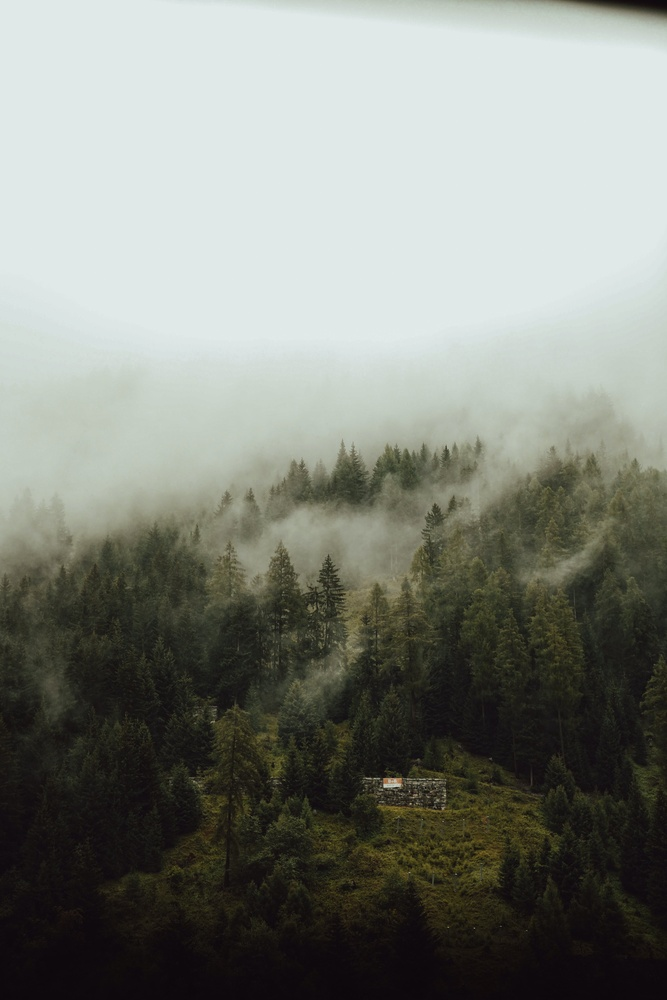
#> input picture Natural.jpg, 667 x 1000 px, shrunk from 4000 x 6000 before the run
$ python ' histogram_equalization.py' Natural.jpg out.png
#> lines starting #> are read from the running program, lines starting #| are printed output that depends on the picture
import cv2
import sys

input_path = sys.argv[1]
output_path = sys.argv[2]

img = cv2.imread(input_path, 0)
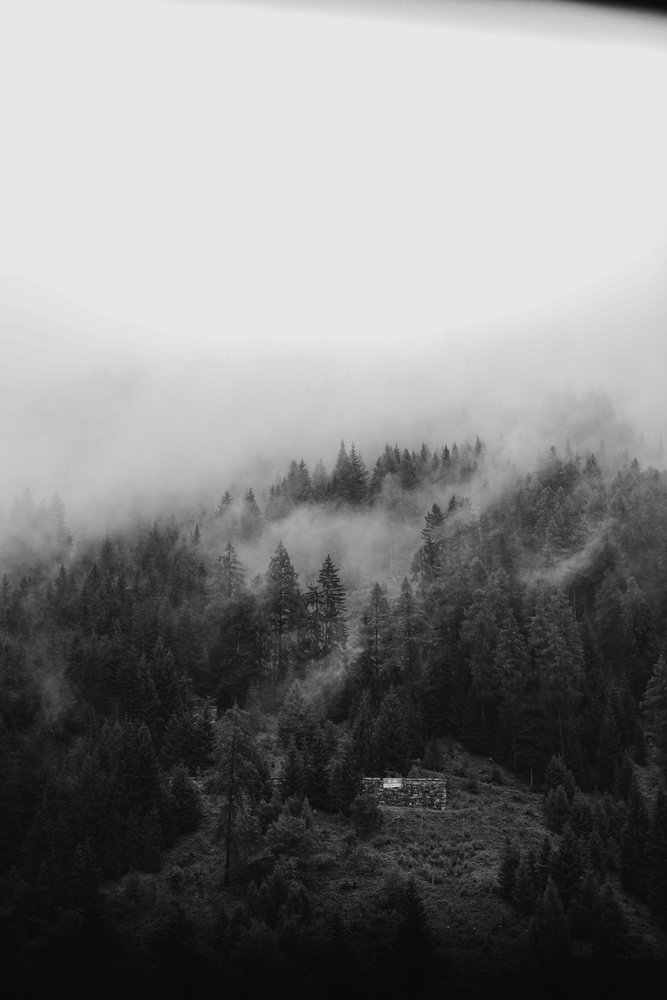
#> img: shape (1000, 667); min 7, max 232, mean 129.2
eq_img = cv2.equalizeHist(img)
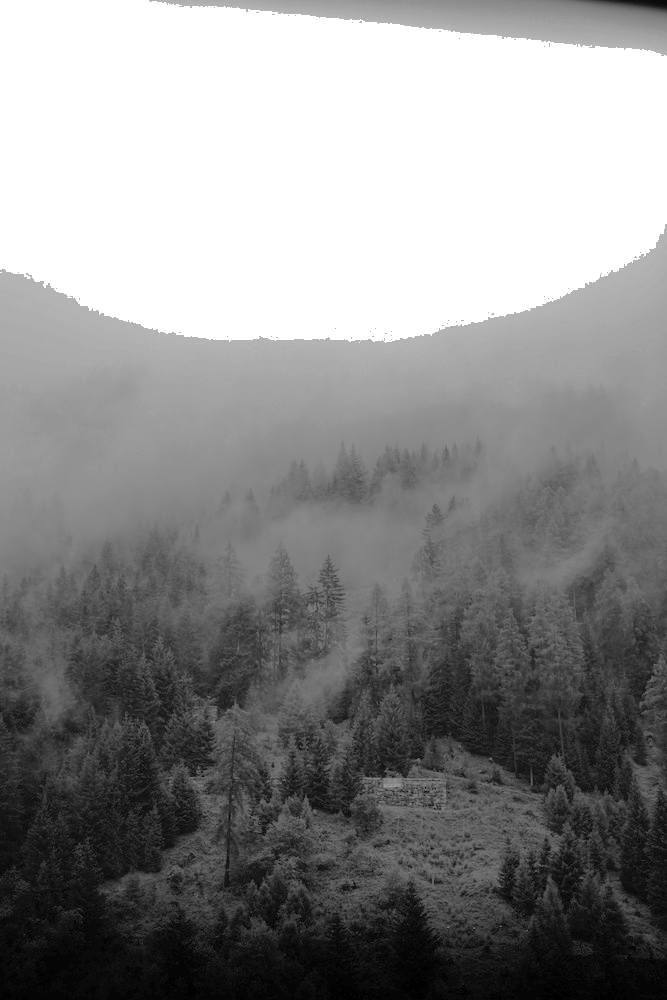
#> eq_img: shape (1000, 667); min 0, max 255, mean 139

cv2.imwrite(output_path, eq_img)
